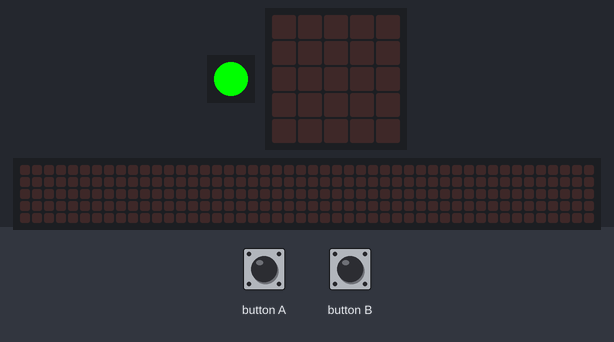
Bench run of a program on a simulated Calliope mini (MakeCode). Parts: 1 RGB LEDs in strip order, left to right, the board's 5×5 LED display, a strip that is not on the board, showing the scrolling text unrolled. Inputs (shaded band) come from the test bench. The 48×5 strip is a reading aid, not a part: it shows the text the display is scrolling, unrolled, one strip-width of it at a time.

Above: at 1.2 s.
1.3 s: button B pressed for 0.15 s
At 1.6 s:
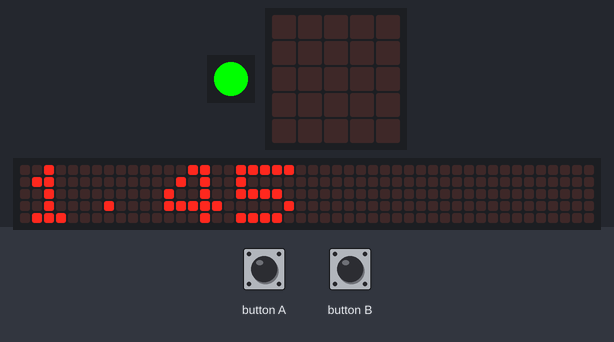
4.3 s: button A pressed for 0.15 s
At 6.8 s:
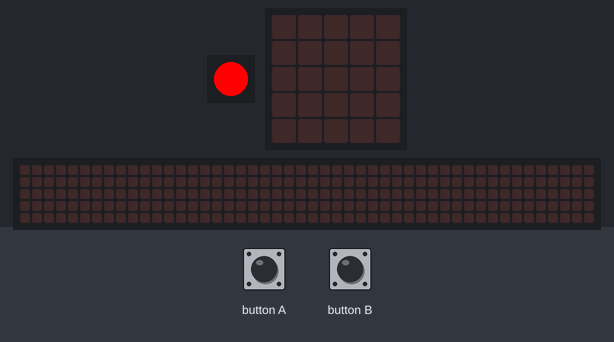
7.3 s: button B pressed for 0.15 s
At 7.9 s:
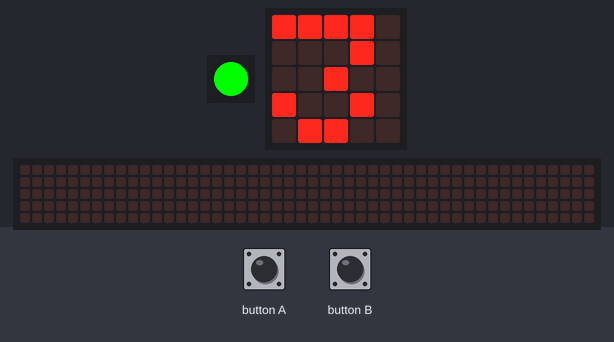
8.9 s: button A pressed for 0.15 s
At 10.3 s:
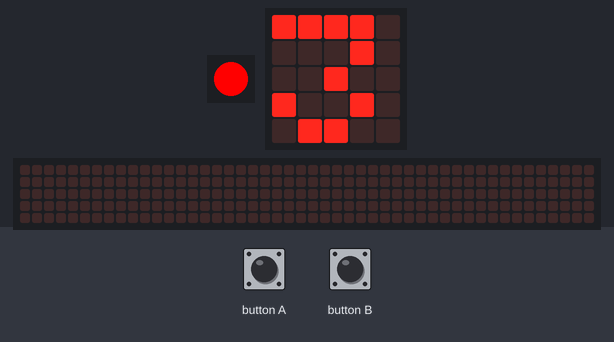
Timing chart, 0 to 11.5 s (numbered marks = the images above; inputs shaded):
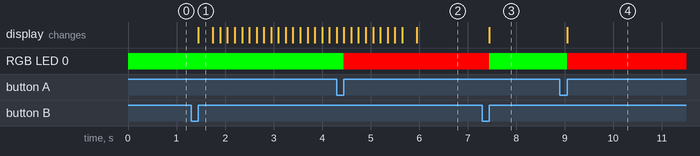

The program:

main.ts
```typescript
input.onButtonPressed(Button.A, function () {
    start = input.runningTime()
    basic.setLedColor(0xff0000)
})
input.onButtonPressed(Button.B, function () {
    ende = input.runningTime()
    basic.setLedColor(0x00ff00)
    basic.showNumber((ende - start) / 1000)
})
let ende = 0
let start = 0
basic.setLedColor(0x00ff00)
```

test.ts
```typescript
// Hier kann man Tests durchführen; diese Datei wird nicht kompiliert, wenn dieses Paket als Erweiterung verwendet wird.
```

Measured:
- after the input at 1.3 s, the display: changes after 0.15 s (image 1)
- after the input at 4.3 s, the display: first differs from a run without the input after 0.15 s (image 2 shows a later state)
- after the input at 7.3 s, RGB LED 0: RGB(255, 0, 0) → RGB(0, 255, 0) after 0.15 s; the display: changes after 0.15 s (image 3)
- after the input at 8.9 s, RGB LED 0: RGB(0, 255, 0) → RGB(255, 0, 0) after 0.15 s
